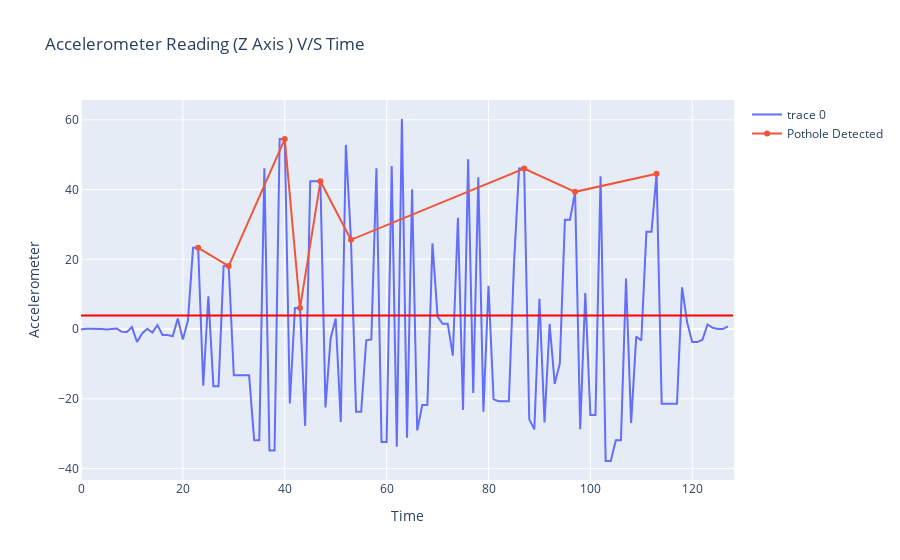

Notebook cell for this chart:
### Code cell
import numpy as np
import plotly.graph_objects as go

y = df["z"]
x= df["index"]
layout = go.Layout(
   title = "Accelerometer Reading (Z Axis ) V/S Time",
   xaxis_title = "Time",
   yaxis_title = "Accelerometer"
)
fig = go.Figure(data=go.Scatter(x = x, y = y),layout = layout)
fig.add_shape(
        type='line',
        x0=0,
        y0=(0.4*9.81),
        x1=len(df["index"]),
        y1=(0.4*9.81),
        line=dict(
            color='Red',
        )
)

fig.add_trace(go.Scatter(x=index_pothole, y=plot_z_final,
                    mode='lines+markers',
                    name='Pothole Detected'))


fig.show()

### Figure 1 — Plotly figure (JSON) as saved in the notebook; plotly's stock layout.template omitted (floating-point values rounded to 4 significant figures)
{"data": [{"type": "scatter", "x": [0, 1, 2, 3, 4, 5, 6, 7, 8, 9, 10, 11, 12, 13, 14, 15, 16, 17, 18, 19, 20, 21, 22, 23, 24, 25, 26, 27, 28, 29, 30, 31, 32, 33, 34, 35, 36, 37, 38, 39, 40, 41, 42, 43, 44, 45, 46, 47, 48, 49, 50, 51, 52, 53, 54, 55, 56, 57, 58, 59, 60, 61, 62, 63, 64, 65, 66, 67, 68, 69, 70, 71, 72, 73, 74, 75, 76, 77, 78, 79, 80, 81, 82, 83, 84, 85, 86, 87, 88, 89, 90, 91, 92, 93, 94, 95, 96, 97, 98, 99, 100, 101, 102, 103, 104, 105, 106, 107, 108, 109, 110, 111, 112, 113, 114, 115, 116, 117, 118, 119, 120, 121, 122, 123, 124, 125, 126, 127], "y": [-0.1272, 0.1144, 0.1144, 0.1302, 0.0228, -0.1171, 0.06066, 0.1589, -0.779, -0.8098, 0.5684, -3.709, -1.243, 0.07722, -1.028, 1.124, -1.7, -1.7, -2.097, 3.056, -3.016, 2.51, 23.31, 23.31, -16.21, 9.379, -16.37, -16.37, 18.08, 18.08, -13.25, -13.25, -13.25, -13.25, -31.9, -31.9, 46.1, -34.81, -34.81, 54.47, 54.47, -21.34, 6.02, 6.02, -27.77, 42.36, 42.36, 42.36, -22.49, -2.695, 3.013, -26.67, 52.81, 25.59, -23.71, -23.71, -3.224, -2.965, 46.1, -32.39, -32.39, 46.75, -33.75, 60.24, -31.14, 40.09, -29.09, -21.77, -21.77, 24.62, 3.574, 1.517, 1.517, -7.639, 31.91, -23.18, 48.69, -18.33, 43.56, -23.67, 12.39, -20.15, -20.7, -20.7, -20.7, 18.54, 46.01, 46.01, -25.88, -28.76, 8.712, -26.76, 1.475, -15.71, -9.88, 31.36, 31.36, 39.35, -28.69, 10.32, -24.62, -24.62, 43.83, -37.83, -37.83, -31.87, -31.87, 14.47, -26.96, -2.17, -3.288, 27.87, 27.87, 44.55, -21.43, -21.43, -21.43, -21.43, 11.96, 1.871, -3.723, -3.723, -3.059, 1.321, 0.3763, -0.003825, -0.003825, 0.7858]}, {"mode": "lines+markers", "name": "Pothole Detected", "type": "scatter", "x": [23, 29, 40, 43, 47, 53, 87, 97, 113], "y": [23.31, 18.08, 54.47, 6.02, 42.36, 25.59, 46.01, 39.35, 44.55]}], "layout": {"shapes": [{"line": {"color": "Red"}, "type": "line", "x0": 0, "x1": 128, "y0": 3.924, "y1": 3.924}], "title": {"text": "Accelerometer Reading (Z Axis ) V/S Time"}, "xaxis": {"title": {"text": "Time"}}, "yaxis": {"title": {"text": "Accelerometer"}}}}
